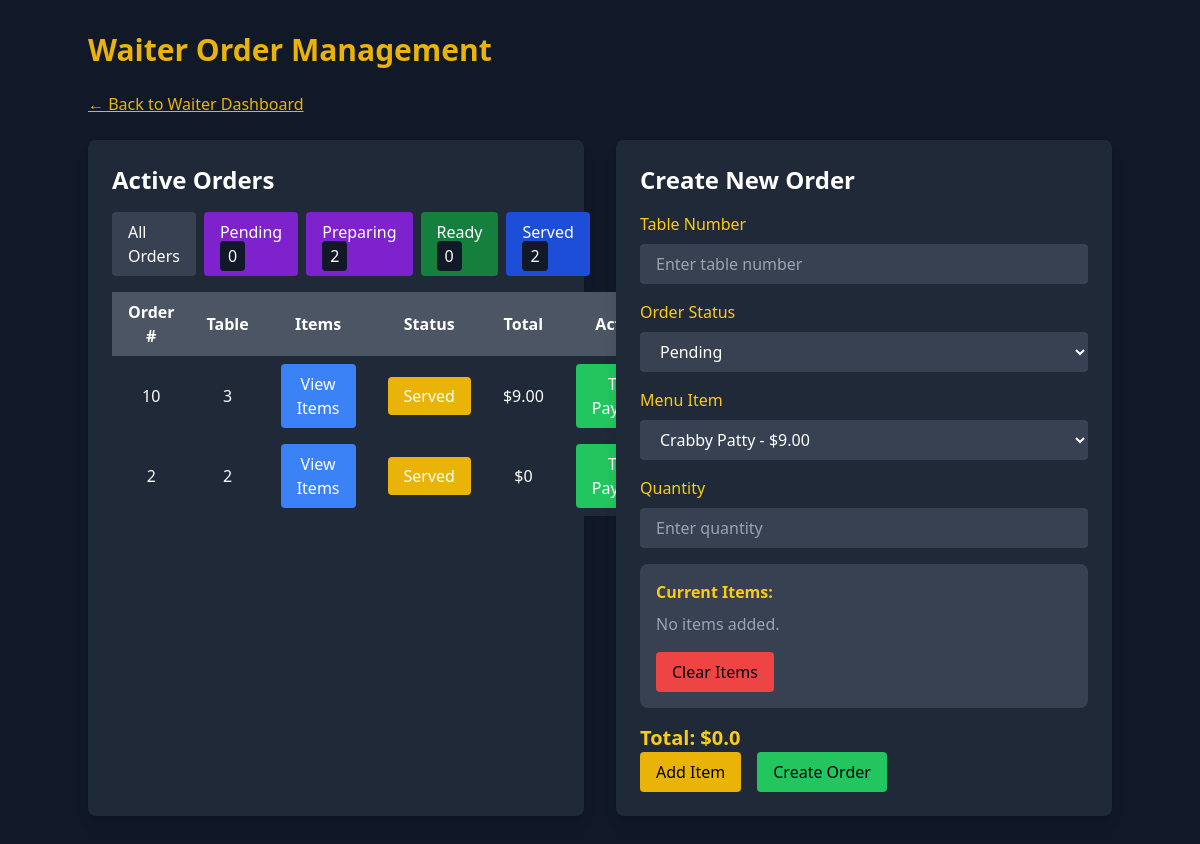
The page /order-management/order-management/?status=served (signed in) on the database its author committed.
### order_management/models.py (models this page shows, shortened)
class Order(models.Model):
    STATUS_CHOICES = [
        ('pending', 'Pending'),
        ('preparing', 'Preparing'),
        ('ready', 'Ready'),
        ('served', 'Served'),
        ('completed', 'Completed'),
    ]
    PAYMENT_STATUS_CHOICES = [
        ('unpaid', 'Unpaid'),
        ('paid', 'Paid'),
    ]
    table_number = models.IntegerField()
    waiter = models.ForeignKey(User, on_delete=models.SET_NULL, null=True, related_name='orders')
    status = models.CharField(max_length=20, choices=STATUS_CHOICES, default='pending')
    payment_status = models.CharField(max_length=20, choices=PAYMENT_STATUS_CHOICES, default='unpaid')
    created_at = models.DateTimeField(auto_now_add=True)
    def total_amount(self):
        return sum(item.menu_item.price * item.quantity for item in self.items.all())
    class Meta:
        ordering = ['-created_at']

class OrderItem(models.Model):
    order = models.ForeignKey(Order, on_delete=models.CASCADE, related_name='items')
    menu_item = models.ForeignKey(MenuItem, on_delete=models.CASCADE)
    quantity = models.IntegerField(default=1)
    notes = models.TextField(blank=True, null=True)

### core/models.py (models this page shows, shortened)
class MenuItem(models.Model):
    name = models.CharField(max_length=100)
    description = models.TextField()
    price = models.DecimalField(max_digits=6, decimal_places=2)
    category = models.CharField(max_length=50)
    image = models.ImageField(upload_to='menu_images/', blank=True, null=True)
    ingredients = models.TextField(blank=True, null=True)
    available = models.BooleanField(default=True)

### order_management/views.py (the view, shortened to what this page needs)
# urls.py: path('order-management/', include('order_management.urls')),  # Link to order management app
@login_required
@user_passes_test(is_waiter)  # Restrict access to waiters
def order_management(request):
    status_filter = request.GET.get("status", "all")
    orders = Order.objects.all()
    if status_filter == "pending":
        orders = orders.filter(status="pending")
    elif status_filter == "preparing":
        orders = orders.filter(status="preparing")
    elif status_filter == "ready":
        orders = orders.filter(status="ready")
    elif status_filter == "served":
        orders = orders.filter(status="served")
    pending_orders = Order.objects.filter(status="pending")
    preparing_orders = Order.objects.filter(status="preparing")
    ready_orders = Order.objects.filter(status="ready")
    served_orders = Order.objects.filter(status="served")
    menu_items = MenuItem.objects.all()
    order_form = OrderForm(initial={'table_number': request.session.get("table_number", "")})  # Retain table number
    order_item_form = OrderItemForm()
    total_price = float(request.session.get("total_price", 0))
    order_items = request.session.get("order_items", [])
    return render(request, "order_management/order_management.html", {
        "orders": orders,
        "menu_items": menu_items,
        "order_form": order_form,
        "order_item_form": order_item_form,
        "order_items": order_items,
        "total_price": total_price,
        "pending_orders": pending_orders,
        "preparing_orders": preparing_orders,
        "ready_orders": ready_orders,
        "served_orders": served_orders,
        "order_status_choices": Order.STATUS_CHOICES,
    })

### order_management/forms.py
class OrderForm(forms.ModelForm):
    class Meta:
        model = Order
        fields = ['table_number', 'status']  # Removed waiter field
    table_number = forms.IntegerField(
        widget=forms.NumberInput(attrs={
            'class': 'w-full px-4 py-2 bg-gray-700 rounded focus:outline-none focus:ring focus:border-yellow-500',
            'placeholder': 'Enter table number',
        })
    )
    status = forms.ChoiceField(
        choices=Order.STATUS_CHOICES,
        widget=forms.Select(attrs={
            'class': 'w-full px-4 py-2 bg-gray-700 rounded focus:outline-none focus:ring focus:border-yellow-500',
        })
    )

### order_management/views.py (called while the page is built)
def is_waiter(user):
    return user.is_authenticated and hasattr(user, 'userprofile') and user.userprofile.role == "Waiter"

### order_management/templates/order_management/order_management.html (shortened to what this page needs)
<!DOCTYPE html>
<html lang="en">
<head>
    <script src="https://cdn.tailwindcss.com"></script>
</head>
<body class="bg-gray-900 text-white font-sans p-8">
    <div class="container mx-auto">
        <h1 class="text-3xl font-bold mb-6 text-yellow-500">Waiter Order Management</h1>
         <a href="{% url 'waiter_dashboard' %}" class="text-yellow-500 hover:text-yellow-300 underline mb-6 inline-block">
            ← Back to Waiter Dashboard
        </a>
        <div class="grid grid-cols-1 md:grid-cols-2 gap-8">
            <div class="bg-gray-800 p-6 rounded-lg shadow-lg">
                <h2 class="text-2xl font-semibold mb-4">Active Orders</h2>
                <div class="flex space-x-2 mb-4">
                    <a href="?status=all" class="bg-gray-700 px-4 py-2 rounded hover:bg-gray-600">All Orders</a>
                    <a href="?status=pending" class="bg-purple-700 px-4 py-2 rounded hover:bg-purple-600">
                        Pending <span class="bg-gray-900 px-2 py-1 rounded">{{ pending_orders.count }}</span>
                    </a>
                    <a href="?status=preparing" class="bg-purple-700 px-4 py-2 rounded hover:bg-purple-600">
                        Preparing <span class="bg-gray-900 px-2 py-1 rounded">{{ preparing_orders.count }}</span>
                    </a>
                    <a href="?status=ready" class="bg-green-700 px-4 py-2 rounded hover:bg-green-600">
                        Ready <span class="bg-gray-900 px-2 py-1 rounded">{{ ready_orders.count }}</span>
                    </a>
                    <a href="?status=served" class="bg-blue-700 px-4 py-2 rounded hover:bg-blue-600">
                        Served <span class="bg-gray-900 px-2 py-1 rounded">{{ served_orders.count }}</span>
                    </a>
                </div>
                <table class="w-full bg-gray-700 rounded-lg">
                    <thead>
                        <tr class="bg-gray-600">
                            <th class="px-4 py-2">Order #</th>
                            <th class="px-4 py-2">Table</th>
                            <th class="px-4 py-2">Items</th>
                            <th class="px-4 py-2">Status</th>
                            <th class="px-4 py-2">Total</th>
                            <th class="px-4 py-2">Actions</th>
                        </tr>
                    </thead>
                    <tbody>
                        {% for order in orders %}
                        <tr class="bg-gray-800">
                            <td class="px-4 py-2 text-center">{{ order.id }}</td>
                            <td class="px-4 py-2 text-center">{{ order.table_number }}</td>
                            <td class="px-4 py-2 text-center">
                                <button onclick="viewOrderItems('{{ order.id }}')" class="bg-blue-500 px-4 py-2 rounded hover:bg-blue-600">
                                    View Items
                                </button>
                            </td>
                            <td class="px-4 py-2 text-center">
                                <span class="bg-yellow-500 px-4 py-2 rounded">{{ order.get_status_display }}</span>
                            </td>
                            <td class="px-4 py-2 text-center">${{ order.total_amount }}</td>
                            <td class="px-4 py-2 text-center">
                                {% if order.status == "served" %}
                                <button
                                    data-order-id="{{ order.id }}"
                                    data-action="payment"
                                    onclick="updateOrderStatus('{{ order.id }}', 'payment')"
                                    class="bg-green-500 px-4 py-2 rounded hover:bg-green-600">
                                    Take Payment
                                </button>
                                {% endif %}
                            </td>
                        </tr>
                        {% empty %}
                        <tr>
                            <td colspan="6" class="text-center">No active orders</td>
                        </tr>
                        {% endfor %}
                    </tbody>
                </table>
            </div>
            <div class="bg-gray-800 p-6 rounded-lg shadow-lg">
                <h2 class="text-2xl font-semibold mb-4">Create New Order</h2>
                <form method="POST">
                    <div class="mb-4">
                        <label class="block text-yellow-400 mb-2">Table Number</label>
                        <input type="number" name="table_number" value="{{ request.session.table_number }}"
                            class="w-full px-4 py-2 bg-gray-700 rounded focus:outline-none focus:ring focus:border-yellow-500"
                            placeholder="Enter table number">
                    </div>
                    <div class="mb-4">
                        <label class="block text-yellow-400 mb-2">Order Status</label>
                        <select name="status" class="w-full px-4 py-2 bg-gray-700 rounded focus:outline-none focus:ring focus:border-yellow-500">
                            {% for choice in order_status_choices %}
                            <option value="{{ choice.0 }}">{{ choice.1 }}</option>
                            {% endfor %}
                        </select>
                    </div>
                    <div class="mb-4">
                        <label class="block text-yellow-400 mb-2">Menu Item</label>
                        <select name="menu_item" class="w-full px-4 py-2 bg-gray-700 rounded focus:outline-none focus:ring focus:border-yellow-500">
                            {% for item in menu_items %}
                            <option value="{{ item.id }}">{{ item.name }} - ${{ item.price }}</option>
                            {% endfor %}
                        </select>
                    </div>
                    <div class="mb-4">
                        <label class="block text-yellow-400 mb-2">Quantity</label>
                        <input type="number" name="quantity" class="w-full px-4 py-2 bg-gray-700 rounded focus:outline-none focus:ring focus:border-yellow-500" min="1" placeholder="Enter quantity">
                    </div>
                    <div class="bg-gray-700 p-4 rounded-lg mb-4">
                        <h3 class="text-yellow-400 font-semibold mb-2">Current Items:</h3>
                        {% for item in order_items %}
                        <p class="text-white">{{ item.quantity }} x {{ item.menu_item }} - ${{ item.price }}</p>
                        {% empty %}
                        <p class="text-gray-400">No items added.</p>
                        {% endfor %}
                        <button type="submit" name="clear_items" class="mt-4 bg-red-500 text-black px-4 py-2 rounded hover:bg-red-600">
                            Clear Items
                        </button>
                    </div>
                    <div class="text-xl font-bold mt-4 text-yellow-400">
                        Total: ${{ total_price }}
                    </div>
                    <div class="flex space-x-4">
                        <button type="submit" name="add_item" class="bg-yellow-500 text-black px-4 py-2 rounded hover:bg-yellow-600">
                            Add Item
                        </button>
                        <button type="submit" name="create_order" class="bg-green-500 text-black px-4 py-2 rounded hover:bg-green-600">
                            Create Order
                        </button>
                    </div>
                </form>
            </div>
        </div>
    </div>
</body>
</html>

### rows shown on the page
Order: id "10", table_number "3", status "Served", total_amount "9.00"
Order: id "2", table_number "2", status "Served", total_amount "0"

### other values the page prints
{{ pending_orders.count }} "0"
{{ preparing_orders.count }} "2"
{{ ready_orders.count }} "0"
{{ served_orders.count }} "2"
{{ total_price }} "0.0"
form field status "Pending"
form field menu_item "Crabby Patty - $9.00"
